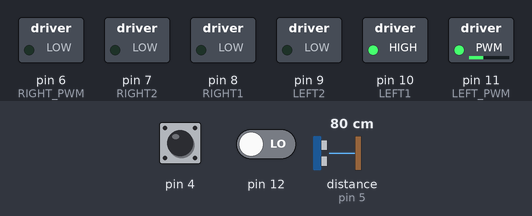
Bench run of a sketch on a simulated Arduino Uno, built with avr-gcc and run on an emulated ATmega328P. On the bench: switched loads named in the sketch (green lamp = pin HIGH). Wiring (inferred from the names in the program): ultrasonic range finder: trigger pin 3; echo pin 5. The test bench sets the inputs (shaded band); at power-on: distance to the obstacle (sensor on pin 5) 80 cm, pin 4 HIGH, pin 12 LOW. The echo pulse lasts 58.3 µs per cm; pins used as bus, display or sensor lines are not drawn.

Above: at 1.2 s.
1.3 s: distance to the obstacle (sensor on pin 5) set to 28 cm
2.8 s: distance to the obstacle (sensor on pin 5) set to 23 cm
At 3.6 s:
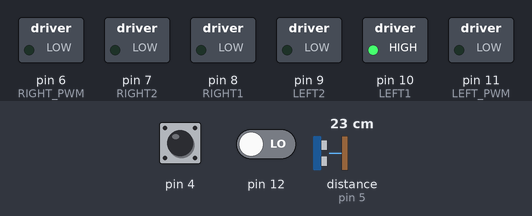
At 3.97 s:
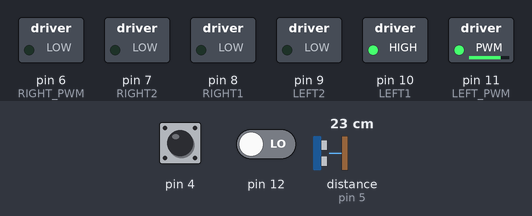
Timing chart, 0 to 17.8 s (numbered marks = the images above; inputs shaded):
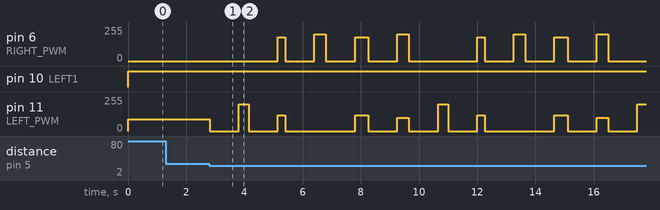

The sketch:

stugiveedit.ino
```cpp
const byte LEFT1 = 10;  // IN1
const byte LEFT2 = 9;  // IN2
const byte LEFT_PWM = 11;
const byte RIGHT1 = 8;  // IN3
const byte RIGHT2 = 7;  // IN4
const byte RIGHT_PWM = 6;
const byte trigPin = 3;  // 超音波觸發腳位
const byte echoPin = 5;  // 超音波接收腳位
byte motorspeed = 100;
long duration;
int distance;
int lastDirection = 0; // 0: 前進, -1: 左轉, 1: 右轉
int douge = 0;//1避障中
void forward() {
  digitalWrite(LEFT1, HIGH);
  digitalWrite(LEFT2, LOW);
  analogWrite(LEFT_PWM, 90);
  digitalWrite(RIGHT1, LOW);
  digitalWrite(RIGHT2, HIGH);
  analogWrite(RIGHT_PWM, 105);

}

void backward() {
  digitalWrite(LEFT1, LOW);
  digitalWrite(LEFT2, HIGH);
  analogWrite(LEFT_PWM, motorspeed);
  digitalWrite(RIGHT1, HIGH);
  digitalWrite(RIGHT2, LOW);
  analogWrite(RIGHT_PWM, motorspeed);
}


void turnLeft() {
  analogWrite(LEFT_PWM, 0);
  digitalWrite(RIGHT1, LOW);
  digitalWrite(RIGHT2, HIGH);
  analogWrite(RIGHT_PWM, 100);//110
}

void turnRight() {
  digitalWrite(LEFT1, HIGH);
  digitalWrite(LEFT2, LOW);
  analogWrite(LEFT_PWM, 90);//110
  analogWrite(RIGHT_PWM, 0);
}

void stopMotor() {
  analogWrite(LEFT_PWM, 0);
  analogWrite(RIGHT_PWM, 0);
}

long measureDistance() {
  digitalWrite(trigPin, LOW);
  delayMicroseconds(2);
  digitalWrite(trigPin, HIGH);
  delayMicroseconds(10);
  digitalWrite(trigPin, LOW);
  duration = pulseIn(echoPin, HIGH);
  return duration;
}

void setup() {
  pinMode(LEFT1, OUTPUT);
  pinMode(LEFT2, OUTPUT);
  pinMode(LEFT_PWM, OUTPUT);
  pinMode(RIGHT1, OUTPUT);
  pinMode(RIGHT2, OUTPUT);
  pinMode(RIGHT_PWM, OUTPUT);
  pinMode(12, INPUT); // 左側紅外線感測器
  pinMode(4, INPUT);  // 右側紅外線感測器
  pinMode(trigPin, OUTPUT); // 設定超音波觸發腳為輸出
  pinMode(echoPin, INPUT);  // 設定超音波接收腳為輸入
  Serial.begin(9600); // 初始化序列埠用於除錯 (可選)
}


void loop() {
  int rightSensor = digitalRead(4);   // 右感測器
  int leftSensor = digitalRead(12);  // 左感測器
  duration = measureDistance();
  distance = duration * 0.034 / 2; // 計算距離 (公分)
  if (distance < 25) {
    stopMotor();
    delay(1000);
    analogWrite(LEFT_PWM, 200);//右轉
    analogWrite(RIGHT_PWM, 0);
    delay(350);
    stopMotor();
    delay(1000);
    analogWrite(LEFT_PWM, 120);//直
    analogWrite(RIGHT_PWM, 180);
    delay(250);
    stopMotor();
    delay(1000);
    analogWrite(LEFT_PWM, 0);//左
    analogWrite(RIGHT_PWM, 200);
    delay(400);
    stopMotor();
    delay(1000);
    analogWrite(LEFT_PWM, 120);//直
    analogWrite(RIGHT_PWM, 180);
    delay(450);
    stopMotor();
    delay(1000);
    analogWrite(LEFT_PWM, 100);//左
    analogWrite(RIGHT_PWM, 200);
    delay(400);
    lastDirection = 0;
    }
  else{
    if (rightSensor == 0 && leftSensor == 1) {
    turnLeft();
    lastDirection = -1;
    delay(1);
  }
  else if (rightSensor == 1 && leftSensor == 0) {
    turnRight();
    lastDirection = 1;
    delay(1);
  }
  else if (rightSensor == 0 && leftSensor == 0) {// 記憶式循跡 — 根據前一次方向繼續轉
    if (lastDirection == -1) {
      turnLeft();
    }
    if (lastDirection == 0) {
      forward();
    }
  }
  }
}
```

Measured:
- the behaviour switches between 26 and 25 cm on distance to the obstacle (sensor on pin 5) (found by bisection; images 0 and 1)
- after the input at 1.3 s, every drawn part: stays the same
